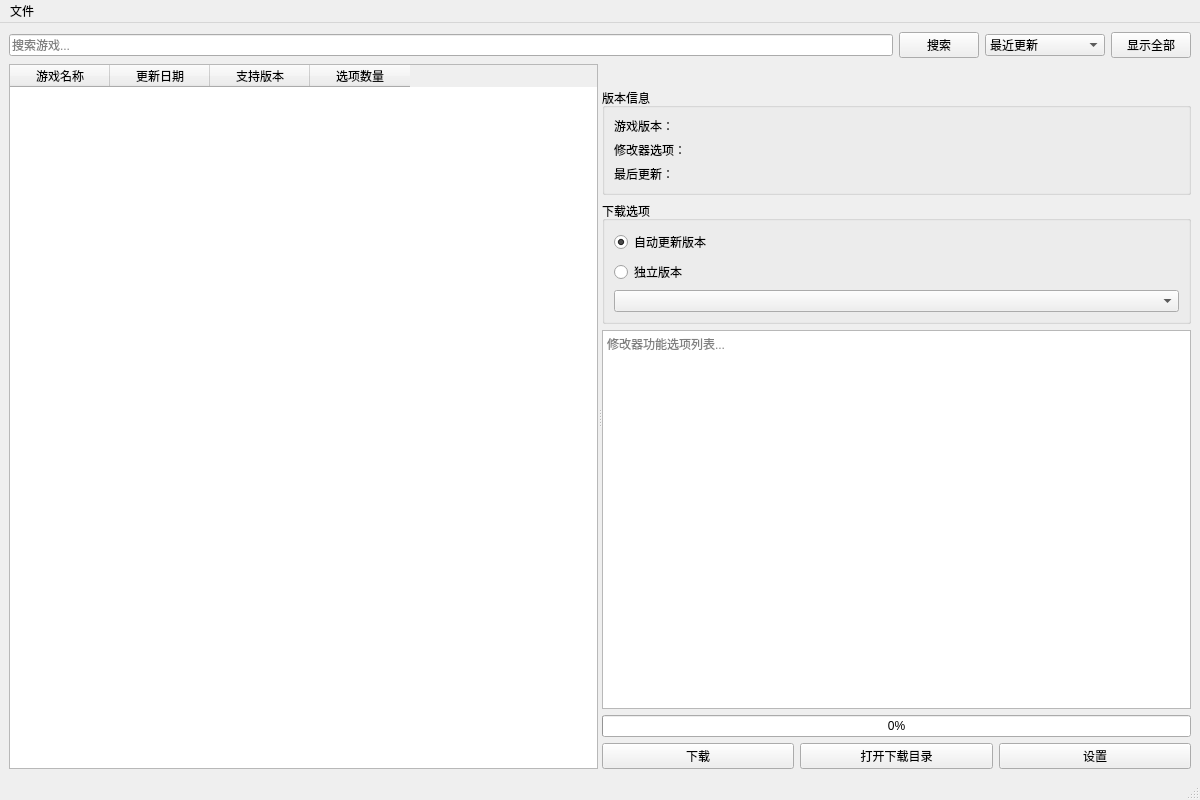
<?xml version="1.0" encoding="UTF-8"?>
<ui version="4.0">
 <class>DownloadIntegrator</class>
 <widget class="QMainWindow" name="DownloadIntegrator">
  <property name="geometry">
   <rect>
    <x>0</x>
    <y>0</y>
    <width>1200</width>
    <height>800</height>
   </rect>
  </property>
  <property name="windowTitle">
   <string>FLiNG修改器下载器</string>
  </property>
  <widget class="QWidget" name="centralwidget">
   <layout class="QVBoxLayout" name="mainLayout">
    <item>
     <layout class="QHBoxLayout" name="searchLayout">
      <item>
       <widget class="QLineEdit" name="searchEdit">
        <property name="placeholderText">
         <string>搜索游戏...</string>
        </property>
        <property name="clearButtonEnabled">
         <bool>true</bool>
        </property>
       </widget>
      </item>
      <item>
       <widget class="QPushButton" name="searchButton">
        <property name="text">
         <string>搜索</string>
        </property>
        <property name="icon">
         <iconset resource="../resources/resources.qrc">
          <normaloff>:/icons/search.png</normaloff>:/icons/search.png</iconset>
        </property>
       </widget>
      </item>
      <item>
       <widget class="QComboBox" name="sortComboBox">
        <property name="minimumSize">
         <size>
          <width>120</width>
          <height>0</height>
         </size>
        </property>
        <item>
         <property name="text">
          <string>最近更新</string>
         </property>
        </item>
        <item>
         <property name="text">
          <string>按名称</string>
         </property>
        </item>
        <item>
         <property name="text">
          <string>下载次数</string>
         </property>
        </item>
       </widget>
      </item>
      <item>
       <widget class="QPushButton" name="refreshButton">
        <property name="toolTip">
         <string>清除搜索结果，显示所有最新修改器列表</string>
        </property>
        <property name="text">
         <string>显示全部</string>
        </property>
        <property name="icon">
         <iconset>
          <normaloff>:/icons/refresh.png</normaloff>:/icons/refresh.png</iconset>
        </property>
       </widget>
      </item>
     </layout>
    </item>
    <item>
     <widget class="QSplitter" name="mainSplitter">
      <property name="orientation">
       <enum>Qt::Orientation::Horizontal</enum>
      </property>
      <widget class="QWidget" name="leftWidget" native="true">
       <layout class="QVBoxLayout" name="leftLayout">
        <item>
         <widget class="QTableWidget" name="modifierTable">
          <column>
           <property name="text">
            <string>游戏名称</string>
           </property>
          </column>
          <column>
           <property name="text">
            <string>更新日期</string>
           </property>
          </column>
          <column>
           <property name="text">
            <string>支持版本</string>
           </property>
          </column>
          <column>
           <property name="text">
            <string>选项数量</string>
           </property>
          </column>
         </widget>
        </item>
       </layout>
      </widget>
      <widget class="QWidget" name="rightWidget" native="true">
       <layout class="QVBoxLayout" name="rightLayout">
        <item>
         <widget class="QLabel" name="gameTitle">
          <property name="font">
           <font>
            <pointsize>12</pointsize>
            <bold>true</bold>
           </font>
          </property>
          <property name="text">
           <string/>
          </property>
         </widget>
        </item>
        <item>
         <widget class="QGroupBox" name="versionGroup">
          <property name="title">
           <string>版本信息</string>
          </property>
          <layout class="QVBoxLayout" name="versionLayout">
           <item>
            <widget class="QLabel" name="versionInfo">
             <property name="text">
              <string>游戏版本：</string>
             </property>
            </widget>
           </item>
           <item>
            <widget class="QLabel" name="optionsCount">
             <property name="text">
              <string>修改器选项：</string>
             </property>
            </widget>
           </item>
           <item>
            <widget class="QLabel" name="lastUpdate">
             <property name="text">
              <string>最后更新：</string>
             </property>
            </widget>
           </item>
          </layout>
         </widget>
        </item>
        <item>
         <widget class="QGroupBox" name="downloadGroup">
          <property name="title">
           <string>下载选项</string>
          </property>
          <layout class="QVBoxLayout" name="downloadLayout">
           <item>
            <widget class="QRadioButton" name="autoUpdateVersion">
             <property name="text">
              <string>自动更新版本</string>
             </property>
             <property name="checked">
              <bool>true</bool>
             </property>
            </widget>
           </item>
           <item>
            <widget class="QRadioButton" name="standaloneVersion">
             <property name="text">
              <string>独立版本</string>
             </property>
            </widget>
           </item>
           <item>
            <widget class="QComboBox" name="versionSelect"/>
           </item>
          </layout>
         </widget>
        </item>
        <item>
         <widget class="QTextEdit" name="modifierOptions">
          <property name="readOnly">
           <bool>true</bool>
          </property>
          <property name="placeholderText">
           <string>修改器功能选项列表...</string>
          </property>
         </widget>
        </item>
        <item>
         <widget class="QProgressBar" name="downloadProgress">
          <property name="visible">
           <bool>false</bool>
          </property>
          <property name="value">
           <number>0</number>
          </property>
         </widget>
        </item>
        <item>
         <layout class="QHBoxLayout" name="buttonLayout">
          <item>
           <widget class="QPushButton" name="downloadButton">
            <property name="text">
             <string>下载</string>
            </property>
           </widget>
          </item>
          <item>
           <widget class="QPushButton" name="openFolderButton">
            <property name="text">
             <string>打开下载目录</string>
            </property>
           </widget>
          </item>
          <item>
           <widget class="QPushButton" name="settingsButton">
            <property name="text">
             <string>设置</string>
            </property>
           </widget>
          </item>
         </layout>
        </item>
       </layout>
      </widget>
     </widget>
    </item>
   </layout>
  </widget>
  <widget class="QMenuBar" name="menubar">
   <property name="geometry">
    <rect>
     <x>0</x>
     <y>0</y>
     <width>1133</width>
     <height>25</height>
    </rect>
   </property>
   <widget class="QMenu" name="menuFile">
    <property name="title">
     <string>文件</string>
    </property>
    <addaction name="actionSettings"/>
    <addaction name="separator"/>
    <addaction name="actionExit"/>
   </widget>
   <addaction name="menuFile"/>
  </widget>
  <widget class="QStatusBar" name="statusbar"/>
  <action name="actionSettings">
   <property name="text">
    <string>设置</string>
   </property>
  </action>
  <action name="actionExit">
   <property name="text">
    <string>退出</string>
   </property>
  </action>
 </widget>
 <resources>
  <include location="../resources/resources.qrc"/>
 </resources>
 <connections/>
</ui>
